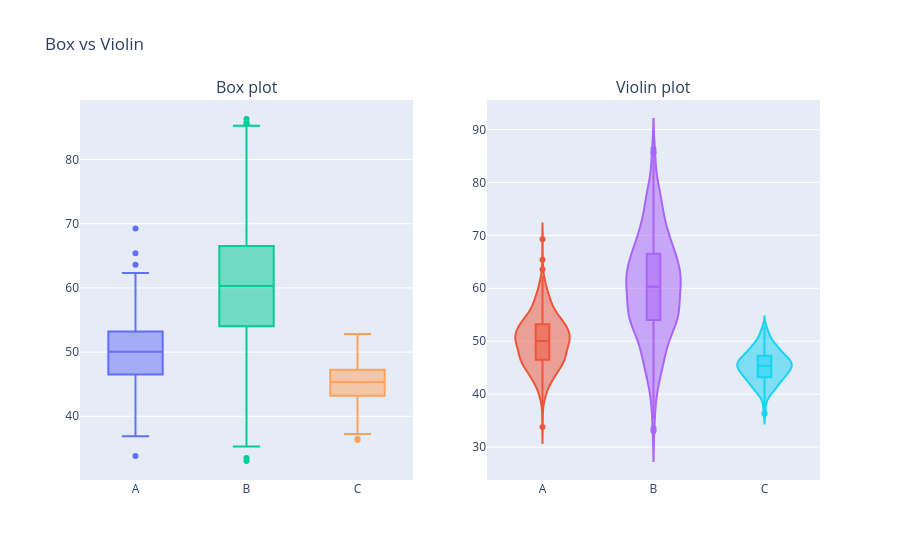

The code cell stored with this chart in its notebook:
### Code cell
fig = make_subplots(rows=1, cols=2,
    subplot_titles=["Box plot", "Violin plot"])

for col in df.columns:
    fig.add_trace(go.Box(y=df[col], name=col), row=1, col=1)
    fig.add_trace(go.Violin(y=df[col], name=col,
        box_visible=True, meanline_visible=True), row=1, col=2)

fig.update_layout(title="Box vs Violin", showlegend=False)
fig.show()

### Figure 1 — Plotly figure (JSON) as saved in the notebook; plotly's stock layout.template omitted (floating-point values rounded to 4 significant figures; data arrays with more than 128 entries replaced by an {"elided": "..."} marker saying what was removed)
{"data": [{"name": "A", "type": "box", "xaxis": "x", "y": {"elided": "500 float values"}, "yaxis": "y"}, {"box": {"visible": true}, "meanline": {"visible": true}, "name": "A", "type": "violin", "xaxis": "x2", "y": {"elided": "500 float values"}, "yaxis": "y2"}, {"name": "B", "type": "box", "xaxis": "x", "y": {"elided": "500 float values"}, "yaxis": "y"}, {"box": {"visible": true}, "meanline": {"visible": true}, "name": "B", "type": "violin", "xaxis": "x2", "y": {"elided": "500 float values"}, "yaxis": "y2"}, {"name": "C", "type": "box", "xaxis": "x", "y": {"elided": "500 float values"}, "yaxis": "y"}, {"box": {"visible": true}, "meanline": {"visible": true}, "name": "C", "type": "violin", "xaxis": "x2", "y": {"elided": "500 float values"}, "yaxis": "y2"}], "layout": {"annotations": [{"font": {"size": 16}, "showarrow": false, "text": "Box plot", "x": 0.225, "xanchor": "center", "xref": "paper", "y": 1, "yanchor": "bottom", "yref": "paper"}, {"font": {"size": 16}, "showarrow": false, "text": "Violin plot", "x": 0.775, "xanchor": "center", "xref": "paper", "y": 1, "yanchor": "bottom", "yref": "paper"}], "showlegend": false, "title": {"text": "Box vs Violin"}, "xaxis": {"anchor": "y", "domain": [0, 0.45]}, "xaxis2": {"anchor": "y2", "domain": [0.55, 1]}, "yaxis": {"anchor": "x", "domain": [0, 1]}, "yaxis2": {"anchor": "x2", "domain": [0, 1]}}}
